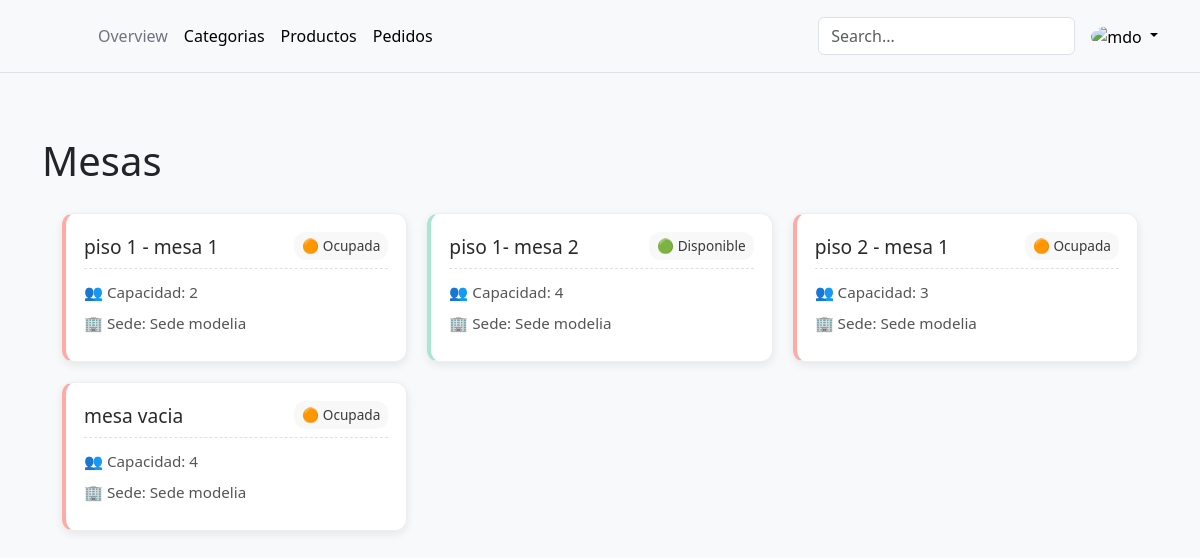
The app's page /mesero/ (signed in) with its own data.
### mesero/models.py (models this page shows, shortened)
class Mesa(models.Model):
    ESTADO = (
    (0, 'disponible'),
    (1, 'ocupado')
    )
    nombre = models.CharField(max_length=100, verbose_name='Nombre de la mesa')
    capacidad = models.IntegerField(verbose_name='Capacidad de la mesa')
    estado = models.BooleanField(choices=ESTADO, default=0, verbose_name='Estado de la mesa')
    sede = models.ForeignKey(
        Sede,
        on_delete=models.CASCADE,
        null=False,
        blank=False,
        related_name='mesas',
        verbose_name='Sede asignada'
    )

### adminis/models.py (models this page shows)
class Sede(models.Model):
    ESTADO = (
        (0, 'inactivo'),
        (1, 'activo')
    )
    idSede = models.AutoField(primary_key=True, db_column='idSede')
    nombre = models.CharField(max_length=100, null=True, db_column='nombre')
    estado = models.BooleanField(choices=ESTADO, null=True, default=1,db_column='estado')
    Ciudad = models.ForeignKey(
        Ciudad,
        on_delete=models.PROTECT,
        db_column='Ciudad_idCiudad',
        related_name='sedes',
        null=True,
        blank=True
    )
    class Meta:
        db_table = 'Sede'
        managed = True
        verbose_name = 'Sede'
        verbose_name_plural = 'Sedes'
    def __str__(self):
        return self.nombre or f'Sede {self.idSede}'

### mesero/views.py (the view)
# urls.py: path('', lista_mesas, name = "mesas"),
def lista_mesas(request):
    mesas = Mesa.objects.filter(sede=request.user.sede)
    productos = Producto.objects.filter(sede=request.user.sede)
    print(productos)
    return render(request, "mesas/mesas.html", {
        "mesas": mesas,
        "productos": productos,
    })

### cajero/models.py (called while the page is built)
    def __str__(self):
        return f'producto {self.nombre} tiene {self.stock} en la sede {self.sede.nombre if self.sede else "sin sede"}'

### mesero/templates/mesas/mesas.html (shortened to what this page needs)
{% extends 'base.html' %}
{% load humanize %}
{% block content %}
<h1>Mesas</h1>
<div class="mesas-grid">
    {% for m in mesas %}
        <div class="mesa-card {% if m.estado == 1 %}mesa-ocupada{% else %}mesa-disponible{% endif %}"
            onclick="abrirModalMesa(this)"
            data-mesa='{"id": {{ m.id }}, "nombre": "{{ m.nombre|escapejs }}", "estado": {% if m.estado == 1 %}true{% else %}false{% endif %}, "capacidad": {{ m.capacidad }}, "sede": "{{ m.sede|escapejs }}" }'>
            <div class="mesa-header">
                <h3>{{ m.nombre }}</h3>
                <span class="estado-badge">
                    {% if m.estado == 1 %}🟠 Ocupada{% else %}🟢 Disponible{% endif %}
                </span>
            </div>
            <div class="mesa-body">
                <p>👥 Capacidad: {{ m.capacidad }}</p>
                <p>🏢 Sede: {{ m.sede }}</p>
            </div>
        </div>
    {% endfor %}
</div>
{% endblock %}

### templates/base.html (style rules this page uses)
:root { --bs-primary: #d39e2e; --bs-primary-rgb: 211,158,46; --bs-body-color: #333; --bs-body-bg: #f9f9f9; }
body { color: var(--bs-body-color); background-color: var(--bs-body-bg) !important; }

### mesero/templates/mesas/mesas.html (style rules this page uses)
:root { --verde-pastel: #a8e6cf; --rojo-pastel: #ffaaa5; --texto-oscuro: #3a3a3a; --sombra-suave: 0 3px 10px rgba(0, 0, 0, 0.08); }
.mesas-grid { display: grid; grid-template-columns: repeat(auto-fill, minmax(280px, 1fr)); gap: 20px; padding: 20px; }
.mesa-card { border-radius: 12px; padding: 18px; background: white; border: 1px solid #eee; box-shadow: var(--sombra-suave); transition: all 0.3s ease; color: var(--texto-oscuro); }
.mesa-disponible { border-left: 4px solid #a8e6cf; }
.mesa-ocupada { border-left: 4px solid #ffaaa5; }
.mesa-header { display: flex; justify-content: space-between; align-items: center; margin-bottom: 12px; border-bottom: 1px dashed #e0e0e0; padding-bottom: 8px; }
.mesa-header h3 { margin: 0; font-size: 1.2rem; color: #2a2a2a; }
.estado-badge { font-size: 0.85rem; padding: 4px 8px; border-radius: 12px; background: #f8f8f8; }
.mesa-body p { margin: 8px 0; font-size: 0.95rem; color: #555; }
.mesa-card { cursor: pointer; user-select: none; }
.mesa-header, .mesa-body, .mesa-body * { pointer-events: none; }

### records on screen
Mesa: nombre "piso 1 - mesa 1", estado "🟠 Ocupada", capacidad "2", sede "Sede modelia"
Mesa: nombre "piso 1- mesa 2", estado "🟢 Disponible", capacidad "4", sede "Sede modelia"
Mesa: nombre "piso 2 - mesa 1", estado "🟠 Ocupada", capacidad "3", sede "Sede modelia"
Mesa: nombre "mesa vacia", estado "🟠 Ocupada", capacidad "4", sede "Sede modelia"
